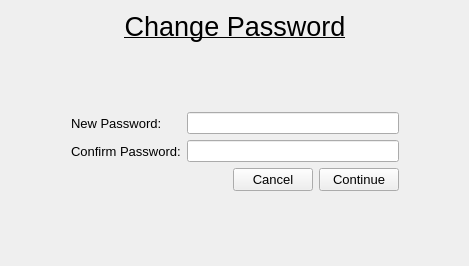
<?xml version="1.0" encoding="UTF-8"?>
<ui version="4.0">
 <class>ChangePasswordScreen</class>
 <widget class="QWidget" name="ChangePasswordScreen">
  <property name="geometry">
   <rect>
    <x>0</x>
    <y>0</y>
    <width>469</width>
    <height>266</height>
   </rect>
  </property>
  <property name="windowTitle">
   <string>Form</string>
  </property>
  <property name="autoFillBackground">
   <bool>true</bool>
  </property>
  <layout class="QGridLayout" name="gridLayout_2">
   <item row="2" column="1">
    <layout class="QGridLayout" name="gridLayout">
     <item row="2" column="4">
      <widget class="QPushButton" name="continueButton">
       <property name="font">
        <font>
         <pointsize>10</pointsize>
        </font>
       </property>
       <property name="text">
        <string>Continue</string>
       </property>
      </widget>
     </item>
     <item row="2" column="2">
      <spacer name="horizontalSpacer">
       <property name="orientation">
        <enum>Qt::Horizontal</enum>
       </property>
       <property name="sizeHint" stdset="0">
        <size>
         <width>40</width>
         <height>20</height>
        </size>
       </property>
      </spacer>
     </item>
     <item row="1" column="1">
      <widget class="QLabel" name="confirmLabel">
       <property name="font">
        <font>
         <pointsize>10</pointsize>
        </font>
       </property>
       <property name="text">
        <string>Confirm Password:</string>
       </property>
      </widget>
     </item>
     <item row="1" column="2" colspan="3">
      <widget class="QLineEdit" name="confirmBox">
       <property name="echoMode">
        <enum>QLineEdit::Password</enum>
       </property>
      </widget>
     </item>
     <item row="0" column="2" colspan="3">
      <widget class="QLineEdit" name="passwordBox">
       <property name="echoMode">
        <enum>QLineEdit::Password</enum>
       </property>
      </widget>
     </item>
     <item row="0" column="1">
      <widget class="QLabel" name="pwLabel">
       <property name="font">
        <font>
         <pointsize>10</pointsize>
        </font>
       </property>
       <property name="text">
        <string>New Password:</string>
       </property>
      </widget>
     </item>
     <item row="2" column="3">
      <widget class="QPushButton" name="pushButton">
       <property name="font">
        <font>
         <pointsize>10</pointsize>
        </font>
       </property>
       <property name="text">
        <string>Cancel</string>
       </property>
      </widget>
     </item>
    </layout>
   </item>
   <item row="2" column="0">
    <spacer name="horizontalSpacer_2">
     <property name="orientation">
      <enum>Qt::Horizontal</enum>
     </property>
     <property name="sizeHint" stdset="0">
      <size>
       <width>40</width>
       <height>20</height>
      </size>
     </property>
    </spacer>
   </item>
   <item row="1" column="1">
    <spacer name="verticalSpacer_2">
     <property name="orientation">
      <enum>Qt::Vertical</enum>
     </property>
     <property name="sizeHint" stdset="0">
      <size>
       <width>20</width>
       <height>40</height>
      </size>
     </property>
    </spacer>
   </item>
   <item row="3" column="1">
    <spacer name="verticalSpacer">
     <property name="orientation">
      <enum>Qt::Vertical</enum>
     </property>
     <property name="sizeHint" stdset="0">
      <size>
       <width>20</width>
       <height>40</height>
      </size>
     </property>
    </spacer>
   </item>
   <item row="0" column="1">
    <widget class="QLabel" name="label_3">
     <property name="font">
      <font>
       <pointsize>20</pointsize>
       <underline>true</underline>
      </font>
     </property>
     <property name="text">
      <string>Change Password</string>
     </property>
     <property name="alignment">
      <set>Qt::AlignCenter</set>
     </property>
    </widget>
   </item>
   <item row="2" column="2">
    <spacer name="horizontalSpacer_3">
     <property name="orientation">
      <enum>Qt::Horizontal</enum>
     </property>
     <property name="sizeHint" stdset="0">
      <size>
       <width>40</width>
       <height>20</height>
      </size>
     </property>
    </spacer>
   </item>
  </layout>
 </widget>
 <resources/>
 <connections/>
</ui>
